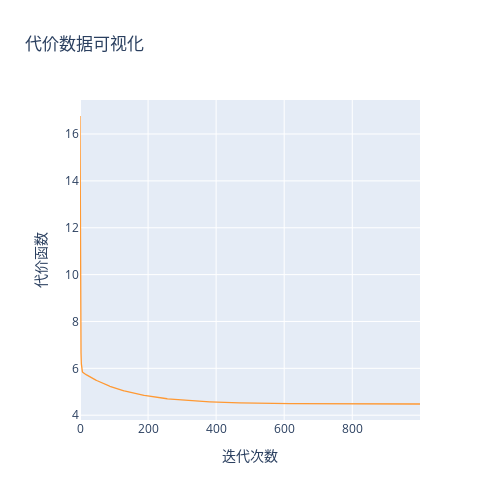

Notebook code for this chart:
### Markdown cell above
## 6）代价数据可视化（visualize cost data）

### Code cell
cost=pd.DataFrame(gradientDescent(X, y, theta, alpha, iters)[1])
cost.iplot(mode='lines',
           layout=dict(height=500,width=500,xaxis=dict(title='迭代次数'),
                       yaxis=dict(title='代价函数'),title='代价数据可视化'))

### Figure 1 — Plotly figure (JSON) as saved in the notebook; plotly's stock layout.template omitted (floating-point values rounded to 4 significant figures; data arrays with more than 128 entries replaced by an {"elided": "..."} marker saying what was removed)
{"data": [{"line": {"color": "rgba(255, 153, 51, 1.0)", "dash": "solid", "shape": "linear", "width": 1.3}, "mode": "lines", "name": "0", "text": "", "type": "scatter", "x": {"elided": "1000 int values"}, "y": {"elided": "1000 float values"}}], "layout": {"height": 500, "title": {"text": "代价数据可视化"}, "width": 500, "xaxis": {"title": {"text": "迭代次数"}}, "yaxis": {"title": {"text": "代价函数"}}}}
